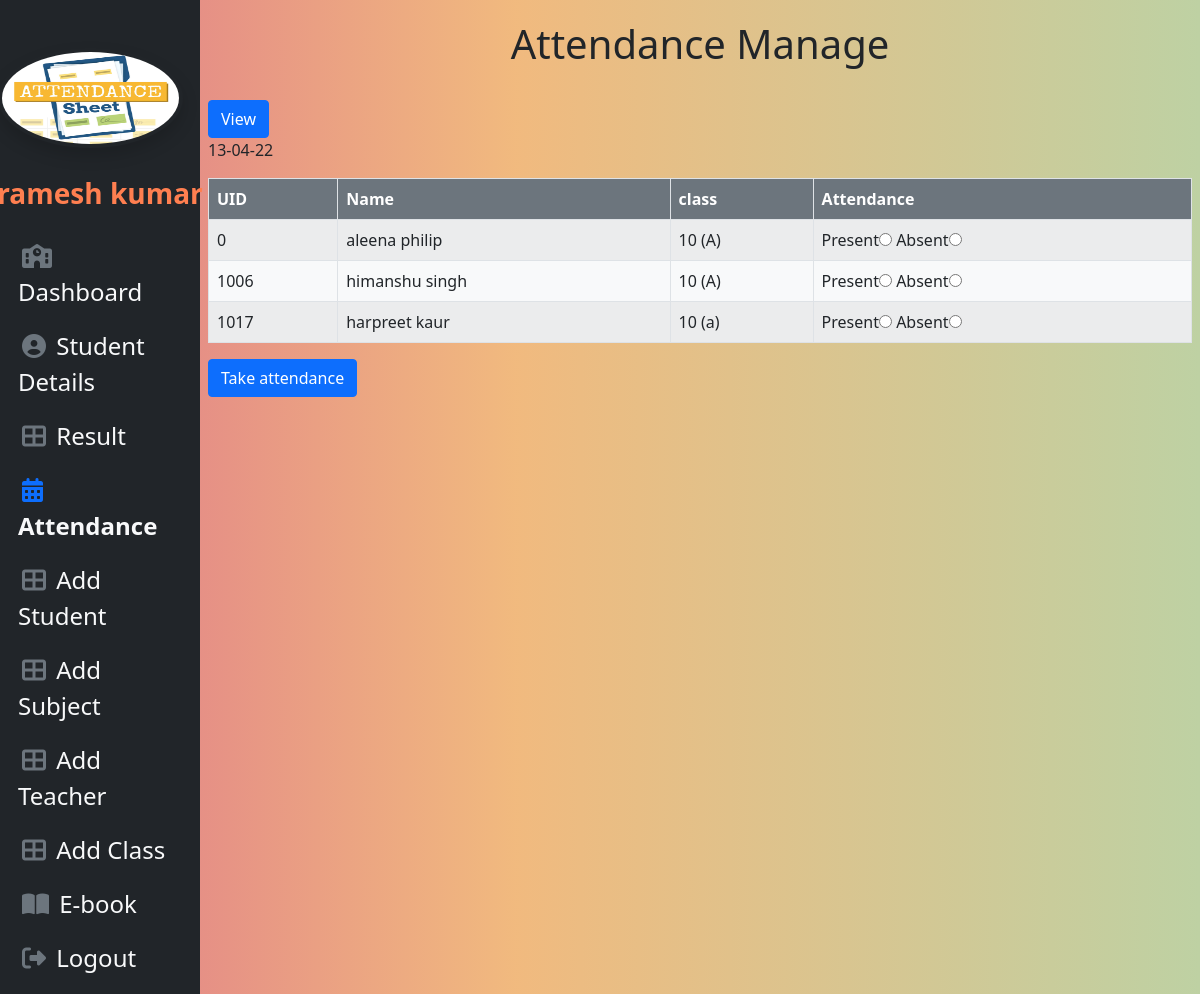
The app's page /attendance.php (signed in) with its own data.
### tables this page shows
CREATE TABLE `student` (
  `sid` int(11) NOT NULL,
  `uid` int(11) NOT NULL,
  `sname` char(100) NOT NULL,
  `email` varchar(100) NOT NULL,
  `sclass` int(11) NOT NULL,
  `password` varchar(100) NOT NULL,
  `clid` int(11) NOT NULL,
  `section` varchar(1) NOT NULL,
  `mno` bigint(8) NOT NULL,
  `gender` varchar(255) NOT NULL,
  `dob` date NOT NULL
);

### attendance.php (the view, shortened to what this page needs)
<?php
include 'dbcon.php';
?>
<!DOCTYPE html>
<html lang="en">
<head>
    <link href="https://cdn.jsdelivr.net/npm/bootstrap@5.0.2/dist/css/bootstrap.min.css" rel="stylesheet">
</head>
<body>
<div class="container-fluid">
    <div class="row min-vh-100 flex-column flex-md-row">
      <div class="col-12 col-md-3 col-xl-2 p-0 bg-dark ">
        <nav class="navbar navbar-expand-md navbar-dark bd-dark flex-md-column flex-row  py-2  sticky-top " id="sidebar">
          <div class="text-center p-3">
            <img src="images/attendence.jpg" alt="profile picture" class="img-fluid rounded-circle my-4 p-1 d-none d-md-block shadow sizeimg"  />
           <a href="#" class="navbar-brand mx-0 fw-bolder fs-3 text-nowrap"  style="color:coral" ><?php echo $_SESSION['name'];?></a>
          </div>
          <div class="collapse navbar-collapse order-last align-self-start" id="nav">
          <ul class="nav flex-column mb-0">
  <li class="nav-item  ">
    <a href="teacherdash.php" class="nav-link text-light bg-dark  fs-4" style="margin-left:2px">
        <i class="fas fa-school mr-3 text-secondary" style="margin:3px 4px 3px 4px;"></i>
        Dashboard
    </a>
  </li>
  <li class="nav-item  ">
    <a href="details_student.php" class="nav-link text-light bg-dark fs-4" style="margin-left:2px">
        <i class="fas fa-user-circle mr-3 text-secondary" style="margin:3px 4px 3px 4px;"></i>
        Student Details
    </a>
  </li>
  <li class="nav-item  ">
    <a   href="result_index.php" target="_blank"  class="nav-link text-light bg-dark  fs-4" style="margin-left:2px">
        <i class="fas fa-th-large mr-3 text-secondary "  style="margin:3px 4px 3px 4px;" ></i>
        Result
    </a>
  </li>
  <li class="nav-item  ">
    <a href="attendance.php" class="nav-link text-light bg-dark fw-bold fs-4" style="margin-left:2px">
        <i class="fas fa-calendar-alt mr-3 text-primary "  style="margin:3px 4px 3px 4px;"></i>
        Attendance
    </a>
  </li>
  <li class="nav-item  ">
    <a href="add_student.php" class="nav-link text-light bg-dark  fs-4" style="margin-left:2px">
        <i class="fas fa-th-large mr-3 text-secondary "  style="margin:3px 4px 3px 4px;"></i>
        Add Student
    </a>
  </li>
  <li class="nav-item  ">
    <a href="add_subject.php" class="nav-link text-light bg-dark  fs-4" style="margin-left:2px">
        <i class="fas fa-th-large mr-3 text-secondary "  style="margin:3px 4px 3px 4px;"></i>
        Add Subject
    </a>
  </li>
  <li class="nav-item  ">
    <a href="add_teacher.php" class="nav-link text-light bg-dark  fs-4" style="margin-left:2px">
        <i class="fas fa-th-large mr-3 text-secondary "  style="margin:3px 4px 3px 4px;"></i>
        Add Teacher
    </a>
  </li>
  <li class="nav-item  ">
    <a href="add_class.php" class="nav-link text-light bg-dark  fs-4" style="margin-left:2px">
        <i class="fas fa-th-large mr-3 text-secondary "  style="margin:3px 4px 3px 4px;"></i>
        Add Class
    </a>
  </li>
  <li class="nav-item  ">
    <a href="ebook.php" target="_blank" class="nav-link text-light bg-dark  fs-4 " style="margin-left:2px">
        <i class="fas fa-book-open mr-3 text-secondary"  style="margin:3px 4px 3px 4px;" ></i>
        E-book
    </a>
  </li>
  <li class="nav-item  ">
    <a href="logout.php" class="nav-link text-light bg-dark  fs-4" style="margin-left:2px" >
        <i class="fas fa-sign-out-alt mr-3 text-secondary"  style="margin:3px 4px 3px 4px;"></i>
        Logout
    </a>
  </li>
</ul>
          </div>
        </nav>
</div>
  <main class="col px-0 flex-grow-1">
   <div class="panel panel-default px-2 ">
      <div class="panel-heading px-4 ">
        <h1 style="text-align: center; margin-top:20px;">Attendance Manage</h1>
      </div>
      <div class="panel-body table-responsive py-4 ">
          <a href="attendance_view.php" class="btn btn-primary">View</a>
          <p><?php echo date('d-m-y')?></p>
          <form action="attendance.php" method="POST">
          <table class="table table-responsive table-bordered table-striped bg-light px-2" id="myTable">
              <thead class="bg-secondary text-white">
                  <tr>
                      <th>UID</th>
                      <th>Name</th>
                      <th>class</th>
                      <th>Attendance</th>
                  </tr>
              </thead>
              <tbody>
                  <?php
                     $name=$_SESSION['name'];
                    $query="select * from student where sclass in (select cstd from class where cteacher='$name') and section in (select section from class where cteacher='$name')";
                    $result=mysqli_query($con,$query);
                    while($show =mysqli_fetch_array($result)){
                  ?>
                  <tr>
                  <td><?php echo $show['uid']; ?></td>
                  <td><?php echo $show['sname']; ?></td>
                  <td><?php echo $show['sclass']; ?> (<?php echo $show['section']; ?>)</td>
                  <td>
                     Present<input type="radio" name="attendance[<?php echo $show['uid']; ?>]" value="Present"  required >
                     Absent<input type="radio" name="attendance[<?php echo $show['uid']; ?>]" value="Absent"  >
                  </td>
                    </tr>
               <?php }   ?>
              </tbody>
          </table>
          <input class="btn btn-primary" type="submit" value="Take attendance"></input>
        </form>
    </div>
   </div>
</main>
    </div>
</div>
</body>
</html>

### attendance.php (style rules this page uses)
body { background: rgb(223,118,138); background: linear-gradient(90deg, rgba(223,118,138,1) 0%, rgba(235,157,73,0.7063200280112045) 43%, rgba(190,209,163,1) 100%); min-height: 100vh; overflow-x: hidden; }
.sizeimg { width:90%; height:100px; margin:2px 1px 2px 1px; }
.nav-item::after { content: ''; display: block; width: 0px; height: 2px; background: #fec400; transition: 0.4s }

### records on screen
student: uid "0", sname "aleena philip", sclass "10", section "A"
student: uid "1006", sname "himanshu singh", sclass "10", section "A"
student: uid "1017", sname "harpreet kaur", sclass "10", section "a"
